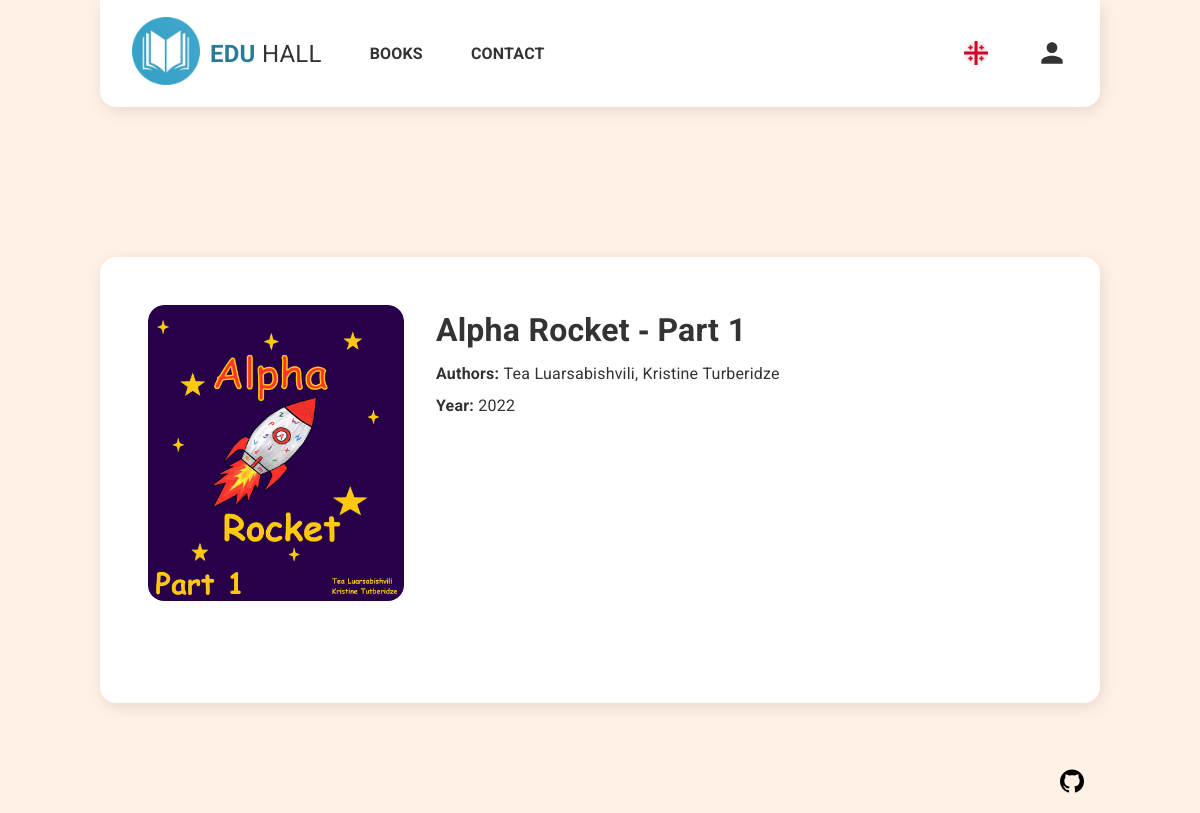
The page /p/book?u=1 on the database its author committed.
### tables this page shows
CREATE TABLE `books` (
  `id` int(11) NOT NULL,
  `user_id` int(11) NOT NULL,
  `title` varchar(200) NOT NULL,
  `title_geo` varchar(200) NOT NULL,
  `authors` varchar(500) NOT NULL,
  `authors_geo` varchar(500) NOT NULL,
  `year` int(11) NOT NULL,
  `description` varchar(1000) NOT NULL,
  `description_geo` varchar(1000) NOT NULL,
  `image` varchar(500) NOT NULL,
  `added_date` timestamp NOT NULL DEFAULT current_timestamp()
);

### db/DB.php (called while the page is built, shortened)
<?php
class DB
{
    public static function getConnection()
    {
        $servername = "localhost";
        $username   = "root";
        $password   = "";
        $dbname     = "eduhall";
        try {
            $conn = new PDO("mysql:host=$servername;dbname=$dbname;charset=utf8mb4", $username, $password);
            $conn->setAttribute(PDO::ATTR_ERRMODE, PDO::ERRMODE_EXCEPTION);
        } catch (PDOException $e) {
            echo "Connection failed: " . $e->getMessage();
        }
        return $conn;
    }
    public static function select_single($sql)
    {
        $conn = self::getConnection();
        $stmt = $conn->prepare($sql);
        $stmt->execute();
        $res = $stmt->fetchAll(PDO::FETCH_ASSOC);
        return count($res) > 0 ? $res[0] : null;
    }
    public static function getBook($id, $translate = true)
    {
        $book = Db::select_single("SELECT * FROM books WHERE id = $id");
        return $book;
    }
}

### p/book/index.php (the view, shortened to what this page needs)
<?php
$book = Db::getBook($_GET["u"]);
?>
<!DOCTYPE html>
<html lang="en">
<head>
  <link rel="stylesheet" href="../../css/styles.css">
  <link rel="stylesheet" href="book.css">
</head>
<body>
  <?php include("../../partials/header.php"); ?>
  <main>
    <div class="book_info">
      <div>
        <span class="img_container"><img width="100%" src="../../images/<?php echo $book["image"] ?>" alt="book cover" /></span>
      </div>
      <div class="col_right">
        <div>
          <h1><?php echo $book["title"] ?></h1>
          <p><span><?php tr("ავტორები", "Authors") ?>:</span> <?php echo $book["authors"] ?></p>
          <p><span><?php tr("გამოშვების წელი", "Year") ?>:</span> <?php echo $book["year"] ?></p>
        </div>
      </div>
    </div>
  </main>
  <?php include("../../partials/footer.php"); ?>
</body>
</html>

### partials/header.php (shortened to what this page needs)
<?php require_once("../../translate.php") ?>
<nav>
  <a href="/eduhall.git/">
    <img id="logo" width="68px" src="../../images/favicon.png" alt="logo" style="padding-bottom: 5px;" />
    <span id="logo_text" style="font-weight: normal"><span style="font-weight: bolder; color: #297B99">edu</span> hall</span>
  </a>
  <a id="a_books" href="/eduhall.git/p/books">
  </a>
  <a id="a_contact" href="/eduhall.git/p/contact">
  </a>
  <button id="btnLanguage">
    <img id="imgLanguage" src="<?php echo isset($_SESSION["is_georgian"]) && $_SESSION["is_georgian"] ? "../../images/united-kingdom.png" : "../../images/georgia.png" ?>" width="24" alt="language" />
  </button>
  <a href="/eduhall.git/p/profile">
    <svg title="user" xmlns="http://www.w3.org/2000/svg" height="32px" viewBox="0 0 24 24" width="32px" fill="currentColor">
      <path d="M0 0h24v24H0z" fill="none" />
      <path d="M12 12c2.21 0 4-1.79 4-4s-1.79-4-4-4-4 1.79-4 4 1.79 4 4 4zm0 2c-2.67 0-8 1.34-8 4v2h16v-2c0-2.66-5.33-4-8-4z" />
    </svg>
  </a>
</nav>

### translate.php (shortened to what this page needs)
<?php
function tr($word_geo, $word_eng)
{
  echo isset($_SESSION["is_georgian"]) && $_SESSION["is_georgian"] ? $word_geo : $word_eng;
}

### partials/footer.php (shortened to what this page needs)
<footer><a href="https://github.com/xajiraqab" target="_blank"><img src="../../images/github.png" alt="github" /></a></footer>

### css/styles.css (style rules this page uses)
:root { --clr_primary: hsl(196, 58%, 38%); --clr_primaryLighter: hsl(196, 58%, 68%); --clr_primaryLighter2: hsl(196, 58%, 85%); --clr_primaryLighter3: hsl(196, 58%, 90%); --clr_secondary: #DE1E38; --clr_red: hsl(346, 55%, 38%); --clr_red1: hsl(346, 55%, 68%); --clr_red2: hsl(346, 55%, 85%); --clr_red3: hsl(346, 55%, 90%); --clr_orange: hsl(36, 96%, 46%); --clr_orange1: hsl(36, 96%, 68%); --clr_orange2: hsl(36, 96%, 85%); --clr_orange3: hsl(36, 96%, 90%); --clr_border: #dfdfdf; --clr_c1: #333; --clr_c2: #666; --clr_c3: #B4B4B4; --shadow_focus: inset 0 0 0px 1px var(--clr_primary); --hover_focus: 2px 4px 12px var(--clr_border); }
* { margin: 0; padding: 0; outline: none; box-sizing: border-box; font-family: 'Noto Sans Georgian', 'Roboto', 'Noto Sans Georgian', sans-serif; line-height: 1.5; letter-spacing: .2px; color: var(--clr_c1); scrollbar-color: #dfdfdf transparent; scrollbar-width: thin; }
h1, h2, h3, h4 { text-transform: capitalize; }
body { font-size: 16px; height: 100vh; background-color: #FFF1E6; overflow-y: scroll; }
main { width: 1000px; max-width: 100%; margin: auto; margin-top: 150px; background: white; padding: 3em; border-radius: 16px; box-shadow: 2px 4px 16px rgba(0, 0, 0, 0.1); animation: anShowUp ease 450ms; }
.img_container { display: block; border-radius: 16px; overflow: hidden; }
.img_container img { border-radius: 16px; transition: transform ease 450ms, opacity ease 450ms; }

### p/book/book.css (style rules this page uses)
main { margin-bottom: -150px; padding-right: 2em; }
.book_info { display: grid; grid-template-columns: 256px 1fr; gap: 2em; margin-bottom: 3em; }
img { border-radius: 16px; }
.col_right { display: grid; gap: 3em; align-content: start; }
p { margin-top: .5em; }
p>span { font-weight: bold; }

### css/button.css (style rules this page uses)
button { cursor: pointer; border: none; background: var(--clr_primary); color: #fafafa; border-radius: 5px; font-family: inherit; font-size: 1rem; height: 50px; transition: filter ease 450ms; text-transform: capitalize; padding: 0 1em; }

### partials/header.php (style rules this page uses)
nav { display:flex;width:1000px;max-width:100%;margin:auto;border-radius:0 0 16px 16px;padding:0 2em;gap:3em;background:#fff;box-shadow:2px 4px 16px rgba(0,0,0,.1);font-size:1rem }
nav button { margin:0;border:none;background:0 0;height:auto }
nav a,nav button { cursor:pointer;text-transform:uppercase;text-decoration:none;display:flex;align-items:center;gap:10px;font-weight:700;padding:.7em 0;transition:color 250ms }
nav a:first-of-type { font-size:1.5rem }
img { border-radius:0 }
#btnLanguage { margin-left:auto }

### partials/footer.php (style rules this page uses)
footer { height: 60px; display: flex; width: 1000px; max-width: 100%; padding: 1em; margin: auto; margin-top: 200px; justify-content: end; }

### rows shown on the page
books: image (picture), title "Alpha Rocket - Part 1", authors "Tea Luarsabishvili, Kristine Turberidze", year "2022"

### other values the page prints
$word_eng "BOOKS CONTACT Authors Year"
